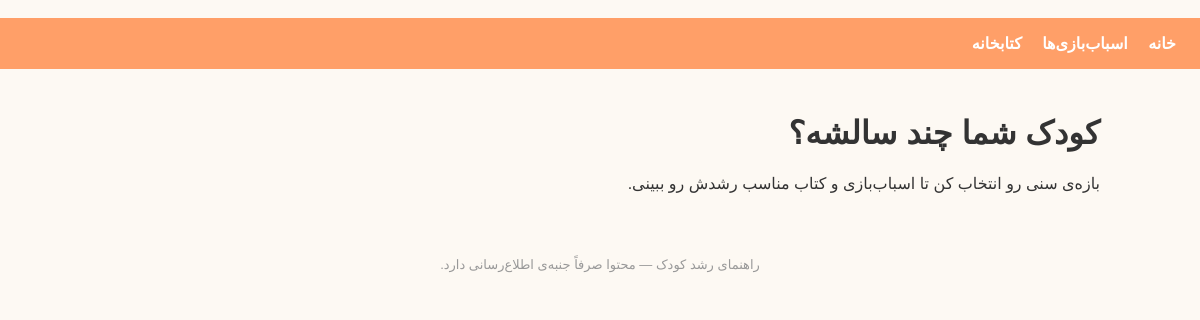
Before: / with the older database file.
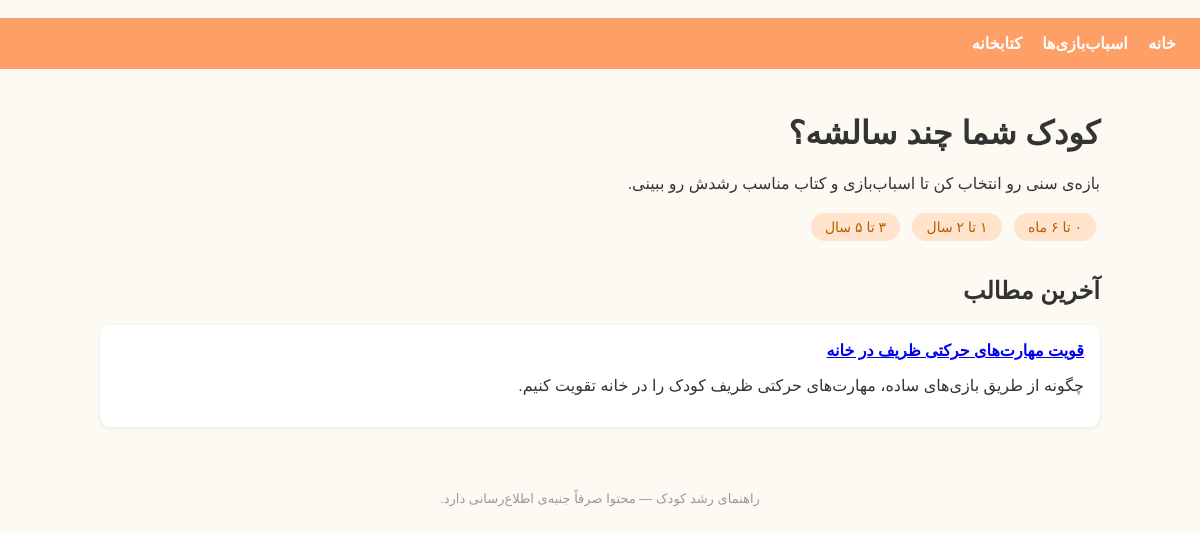
After: the same page with the newer database file.
### catalog/models.py (models this page shows, shortened)
class AgeGroup(models.Model):
    title = models.CharField(max_length=50)
    min_age_months = models.PositiveIntegerField()
    max_age_months = models.PositiveIntegerField()
    order = models.PositiveIntegerField(default=0)
    description = models.TextField(blank=True)
    class Meta:
        ordering = ["order"]

class Article(models.Model):
    title = models.CharField(max_length=200)
    slug = models.SlugField(unique=True)
    age_groups = models.ManyToManyField(AgeGroup, related_name="articles", blank=True)
    summary = models.CharField(max_length=300)
    body = models.TextField()
    published_at = models.DateTimeField(auto_now_add=True)
    class Meta:
        ordering = ["-published_at"]
    def get_absolute_url(self):
        return reverse("article_detail", kwargs={"slug": self.slug})

### catalog/views.py (the view)
# urls.py: path("", views.home, name="home"),
def home(request):
    age_groups = AgeGroup.objects.all()
    latest_articles = Article.objects.all()[:5]
    return render(request, "catalog/home.html", {
        "age_groups": age_groups,
        "latest_articles": latest_articles,
    })

### templates/catalog/home.html
﻿{% extends "base.html" %}
{% block content %}
  <h1>کودک شما چند سالشه؟</h1>
  <p>بازه‌ی سنی رو انتخاب کن تا اسباب‌بازی و کتاب مناسب رشدش رو ببینی.</p>
  <div class="age-badges">
    {% for age in age_groups %}
      <a href="{% url 'toy_list_by_age' age.id %}">{{ age.title }}</a>
    {% endfor %}
  </div>
  {% if latest_articles %}
    <h2 style="margin-top:32px;">آخرین مطالب</h2>
    {% for article in latest_articles %}
      <div class="card">
        <a href="{{ article.get_absolute_url }}"><strong>{{ article.title }}</strong></a>
        <p>{{ article.summary }}</p>
      </div>
    {% endfor %}
  {% endif %}
{% endblock %}

Changed rows visible on the page:
added AgeGroup: title "۰ تا ۶ ماه"
added AgeGroup: title "۱ تا ۲ سال"
added AgeGroup: title "۳ تا ۵ سال"
added Article: title "قویت مهارت‌های حرکتی ظریف در خانه", summary "چگونه از طریق بازی‌های ساده، مهارت‌های حرکتی ظریف کودک را در خانه تقویت کنیم."
Other visible differences:
text now shown: "آخرین مطالب"
